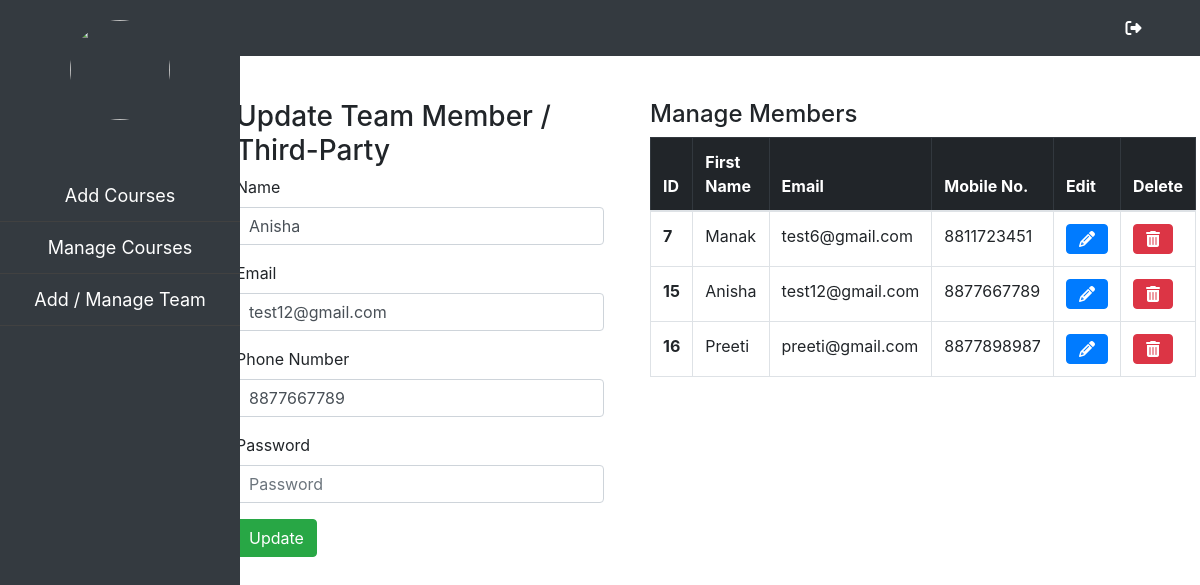
/cms/add-teammember.php?query=edit&memberid=15 (signed in), run on the app's committed database.
### tables this page shows
CREATE TABLE `intmembers` (
  `int_id` int(11) NOT NULL,
  `int_name` varchar(255) DEFAULT NULL,
  `int_email` varchar(255) DEFAULT NULL,
  `int_phone` varchar(255) DEFAULT NULL,
  `int_password` varchar(255) DEFAULT NULL,
  `int_role` varchar(255) DEFAULT NULL
);

### backend/cms/cms-includes/functions.php (called while the page is built, shortened)
<?php
function getAllMembers(){
    global $conn_1;
    $record = array();
    $sql = "SELECT * FROM intmembers";
    $result = $conn_1->query($sql);
    while($row = $result -> fetch_row()){
        $record[] = $row;
    }
    return $record;
}
function intUpdateMember($memberid){
    global $conn_1;
    $sql = "SELECT * FROM intmembers WHERE int_id=$memberid";
    $result = $conn_1->query($sql);
    $row = mysqli_fetch_array($result);
    return $row;
}

### cms/add-teammember.php (the view, shortened to what this page needs)
<?php require 'sideandnavbar.php'?>
<?php
if(isset($_SESSION['userId'])){
if($_SESSION['userRole'] == 'tmember'){
    $getMember = getAllMembers();
?>
<main>
    <?php if(isset($_GET['memberid']) && $_GET['query']=='edit'){
        $memberid = $_GET['memberid'];
        $updatemdata = intUpdateMember($memberid);
    ?>
        <div class="add-team-main-container">
        <h3>Update Team Member / Third-Party</h3>
    <form method="POST" action="../backend/cms/add-team-tparty-member.php">
        <div class="form-group">
            <label>Name</label>
            <input class="form-control" type="text" placeholder="Name" name="tm-name" value="<?php echo $updatemdata[1] ?>">
        </div>
        <div class="form-group">
            <label>Email</label>
            <input class="form-control" type="email" placeholder="Email" name="tm-email" value="<?php echo $updatemdata[2] ?>">
        </div>
        <div class="form-group">
            <label>Phone Number</label>
            <input class="form-control" type="number" placeholder="Phone Number" name="tm-ph" value="<?php echo $updatemdata[3] ?>">
        </div>
        <div class="form-group">
            <label>Password</label>
            <input class="form-control" type="password" placeholder="Password" name="tm-password">
        </div>
        <button type="submit" class="btn btn-success" name="updateMember">Update</button>
    </form>
    </div>
        <?php } ?>
    <div class="manage-team-main-container">
        <h4>Manage Members</h4>
        <table class="table table-bordered">
            <thead class="table-dark">
                <tr>
                    <th>ID</th>
                    <th>First Name</th>
                    <th>Email</th>
                    <th>Mobile No.</th>
                    <th>Edit</th>
                    <th>Delete</th>
                </tr>
            </thead>
            <tbody>
            <?php foreach($getMember as $singleMember){?>
            <tr>
                <th scope="row"><?php echo $singleMember[0]; ?></th>
                <td><?php echo $singleMember[1]; ?></td>
                <td><?php echo $singleMember[2]; ?></td>
                <td><?php echo $singleMember[3]; ?></td>
                <td><a href="add-teammember.php?query=edit&memberid=<?php echo $singleMember[0]; ?>"><i class="btn btn-primary fa fa-pencil" aria-hidden="true"></i></a></td>
                <td><a href="add-teammember.php?query=delete&memberid=<?php echo $singleMember[0]; ?>"><i class="btn btn-danger fa fa-trash"></i></a></td>
            </tr>
            <?php }?>
        </tbody>
        </table>
    </div>
</main>
<?php } else{
    echo 'Unauthorized Access';
}
}
else{
    Header("location: ../login.html");
    exit();
}
require 'cmsfooter.php'?>

### cms/cms-style.css (style rules this page uses)
main { width: 80%; margin: 2% 0px 2% 18%; padding: 20px; }
.add-team-main-container { width: 40%; float: left; }
.manage-team-main-container { width: 50%; float: left; margin-left: 5%; }
input[type="number"] { -moz-appearance: textfield; }

### data on the page
intmembers: tm-name "Anisha", tm-email "test12@gmail.com", tm-ph "8877667789", int_id "15", int_name "Anisha", int_email "test12@gmail.com", int_phone "8877667789"
intmembers: int_id "7", int_name "Manak", int_email "test6@gmail.com", int_phone "8811723451"
intmembers: int_id "16", int_name "Preeti", int_email "preeti@gmail.com", int_phone "8877898987"
